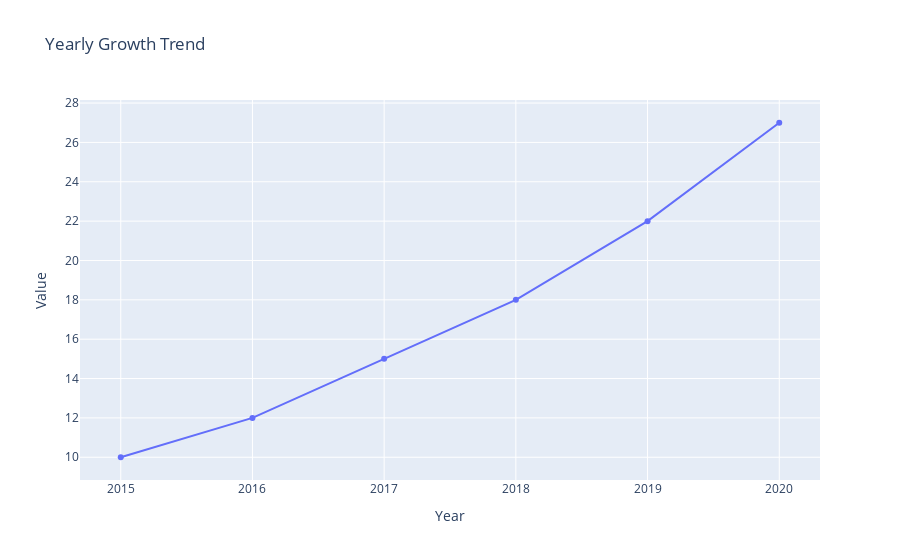

The cell this chart's notebook holds for it:
### Markdown cell above
## Introduction to Plotty
### Interactive Line Chart

### Code cell
import plotly.graph_objects as go
import plotly.io as pio
from plotly.subplots import make_subplots
import numpy as np
import plotly.express as px
import pandas as pd


# sample data
years = [2015, 2016, 2017, 2018, 2019, 2020]
values = [10, 12, 15, 18, 22, 27]

# add a trace
data = go.Scatter(x=years, y=values, mode='lines+markers', name='Trend')

# define layout
layout = go.Layout(title='Simple Line Plot')

# create figure
fig = go.Figure(data=[data], layout=layout)

# add titles and labels
fig.update_layout(
    title='Yearly Growth Trend',
    xaxis_title='Year',
    yaxis_title='Value',
    hovermode='x unified'
)

fig.show()

### Figure 1 — Plotly figure (JSON) as saved in the notebook; plotly's stock layout.template omitted (floating-point values rounded to 4 significant figures)
{"data": [{"mode": "lines+markers", "name": "Trend", "type": "scatter", "x": [2015, 2016, 2017, 2018, 2019, 2020], "y": [10, 12, 15, 18, 22, 27]}], "layout": {"hovermode": "x unified", "title": {"text": "Yearly Growth Trend"}, "xaxis": {"title": {"text": "Year"}}, "yaxis": {"title": {"text": "Value"}}}}
